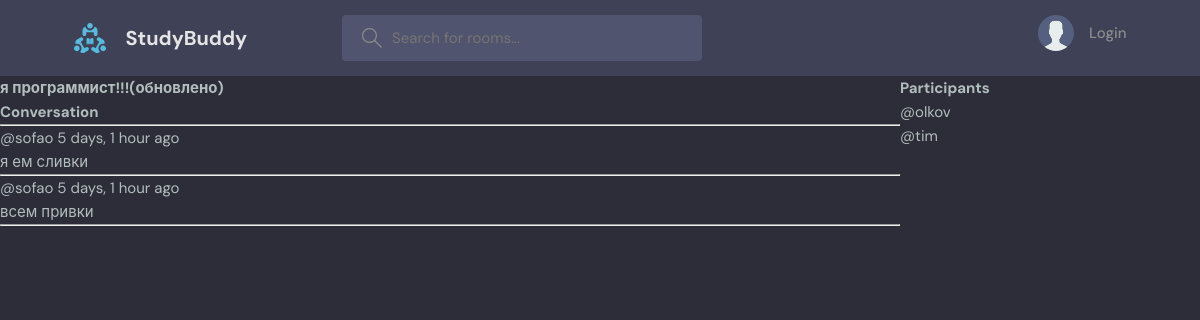
/room/11/, run on the app's committed database.
### base/models.py (models this page shows, shortened)
class Room(models.Model):
    host = models.ForeignKey(User, on_delete=models.SET_NULL, null=True)
    topic = models.ForeignKey(Topic, on_delete=models.SET_NULL, null=True)
    name = models.CharField(max_length=200)
    description = models.TextField(null=True, blank=True)
    participants = models.ManyToManyField(User, related_name='participants', blank=True)
    updated = models.DateTimeField(auto_now=True)
    created = models.DateTimeField(auto_now_add=True)
    class Meta:
        ordering = ['-updated', '-created']

class Message(models.Model):
    user = models.ForeignKey(User, on_delete=models.CASCADE)
    room = models.ForeignKey(Room, on_delete=models.CASCADE)
    body = models.TextField()
    updated = models.DateTimeField(auto_now=True)
    created = models.DateTimeField(auto_now_add=True)
    class Meta:
        ordering = ['-updated', '-created']

### base/views.py (the view, shortened to what this page needs)
# urls.py: path('room/<int:pk>/', views.room, name='room'),
def room(request, pk):
    room = get_object_or_404(Room, pk=pk)
    room_messages = room.message_set.all()
    participants = room.participants.all()
    context = {
        "room": room,
        'room_messages': room_messages,
        'participants': participants
    }
    return render(request, 'base/room.html', context)

### base/templates/base/room.html (shortened to what this page needs)
{% extends 'main.html' %}
{% block content %}
    <div class="room-container">
        <div>
            <h1>
                {{ room.name }}
            </h1>
            <div class="comment-wrapper">
                <h3>Conversation</h3>
                <hr>
                {% for message in room_messages %}
                    <div>
                        <small>@{{ message.user }} {{ message.created|timesince }} ago</small>
                        <p>{{ message.body }}</p>
                        <hr>
                    </div>
                {% endfor %}
            </div>
        </div>
        <div>
            <h3>Participants</h3>
            {% for participant in participants %}
                <div>
                    <p>@{{ participant.username }}</p>
                </div>
            {% endfor %}
        </div>
    </div>
{% endblock %}

### static/styles/style.css (style rules this page uses)
:root { --color-main: #71c6dd; --color-main-light: #e1f6fb; --color-dark: #3f4156; --color-dark-medium: #51546e; --color-dark-light: #696d97; --color-light: #e5e5e5; --color-gray: #8b8b8b; --color-light-gray: #b2bdbd; --color-bg: #2d2d39; --color-success: #5dd693; --color-error: #fc4b0b; }
* { font-family: "DM Sans", -apple-system, BlinkMacSystemFont, "Segoe UI", Roboto, Oxygen, Ubuntu, Cantarell, "Open Sans", "Helvetica Neue", sans-serif; margin: 0; padding: 0; box-sizing: border-box; text-rendering: optimizeLegibility; font-size: inherit; }
html { font-size: 56.25%; }
@media only screen and (min-width: 1200px) { html { font-size: 62.5%; } }
body { line-height: 1.6; font-weight: 400; font-size: 1.5rem; color: var(--color-light-gray); background-color: var(--color-bg); min-height: 100vh; }

### base/templates/base/room.html (style rules this page uses)
.room-container { display: grid; grid-template-columns: 3fr 1fr; }

### data on the page
Room: name "я программист!!!(обновлено)"
Message: user "sofao", created "5 days, 1 hour", body "я ем сливки"
Message: user "sofao", created "5 days, 1 hour", body "всем привки"

### other printed values
{{ participant.username }} "olkov"
{{ participant.username }} "tim"
